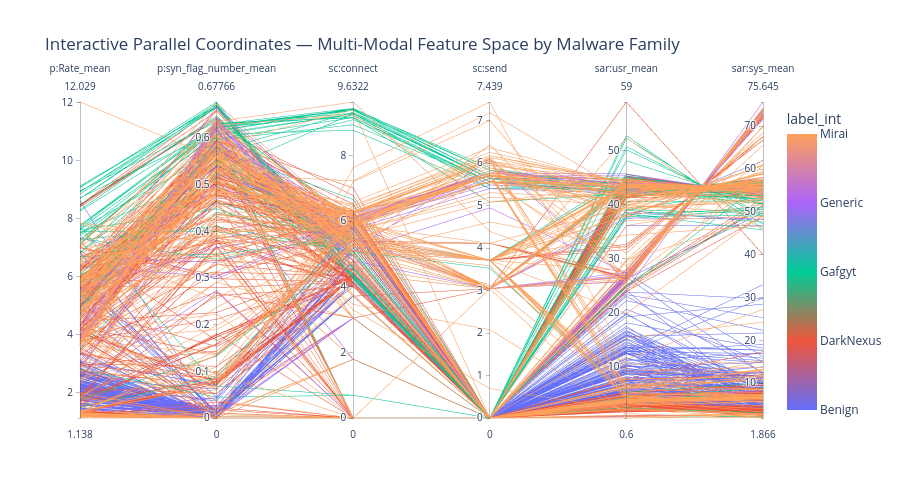

This figure's notebook cell:
### Code cell
# ── Plot 4 (Advanced / Interactive): Plotly parallel coordinates ─────────────
# Show how 6 key features jointly separate the 5 classes
key_features = [
    'pcap_Rate_mean',
    'pcap_syn_flag_number_mean',
    'strace_Call_connect',
    'strace_Call_send',
    'sar_cpu-load[0].usr_mean',
    'sar_cpu-load[0].sys_mean',
]

# Sample 200 per class for interactivity performance
pcoord_parts = []
for fam in FAMILIES:
    sub = df_filled.filter(pl.col('MalwareFamily') == fam)
    n = min(200, sub.height)
    pcoord_parts.append(sub.sample(n=n, seed=SEED))
pcoord_df = pl.concat(pcoord_parts).select(['MalwareFamily'] + key_features).to_pandas()

# log-transform heavy-tailed columns
for c in ['pcap_Rate_mean', 'pcap_syn_flag_number_mean', 'strace_Call_connect', 'strace_Call_send']:
    pcoord_df[c] = np.log1p(pcoord_df[c])

fam_to_int = {f: i for i, f in enumerate(FAMILIES)}
pcoord_df['label_int'] = pcoord_df['MalwareFamily'].map(fam_to_int)

fig = px.parallel_coordinates(
    pcoord_df,
    color='label_int',
    dimensions=key_features,
    color_continuous_scale=px.colors.qualitative.Plotly[:5],
    labels={c: c.replace('strace_Call_','sc:').replace('pcap_','p:').replace('sar_cpu-load[0].','sar:')
            for c in key_features},
    title='Interactive Parallel Coordinates — Multi-Modal Feature Space by Malware Family'
)
fig.update_layout(
    coloraxis_colorbar=dict(
        tickvals=list(range(len(FAMILIES))),
        ticktext=FAMILIES
    ),
    height=500
)
fig.show()

### Figure 1 — Plotly figure (JSON) as saved in the notebook; plotly's stock layout.template omitted (floating-point values rounded to 4 significant figures; data arrays with more than 128 entries replaced by an {"elided": "..."} marker saying what was removed)
{"data": [{"dimensions": [{"label": "p:Rate_mean", "values": {"elided": "707 float values"}}, {"label": "p:syn_flag_number_mean", "values": {"elided": "707 float values"}}, {"label": "sc:connect", "values": {"elided": "707 float values"}}, {"label": "sc:send", "values": {"elided": "707 float values"}}, {"label": "sar:usr_mean", "values": {"elided": "707 float values"}}, {"label": "sar:sys_mean", "values": {"elided": "707 float values"}}], "domain": {"x": [0.0, 1.0], "y": [0.0, 1.0]}, "line": {"color": {"elided": "707 int values"}, "coloraxis": "coloraxis"}, "name": "", "type": "parcoords"}], "layout": {"coloraxis": {"colorbar": {"ticktext": ["Benign", "DarkNexus", "Gafgyt", "Generic", "Mirai"], "tickvals": [0, 1, 2, 3, 4], "title": {"text": "label_int"}}, "colorscale": [[0.0, "#636EFA"], [0.25, "#EF553B"], [0.5, "#00CC96"], [0.75, "#AB63FA"], [1.0, "#FFA15A"]]}, "height": 500, "legend": {"tracegroupgap": 0}, "title": {"text": "Interactive Parallel Coordinates — Multi-Modal Feature Space by Malware Family"}}}
